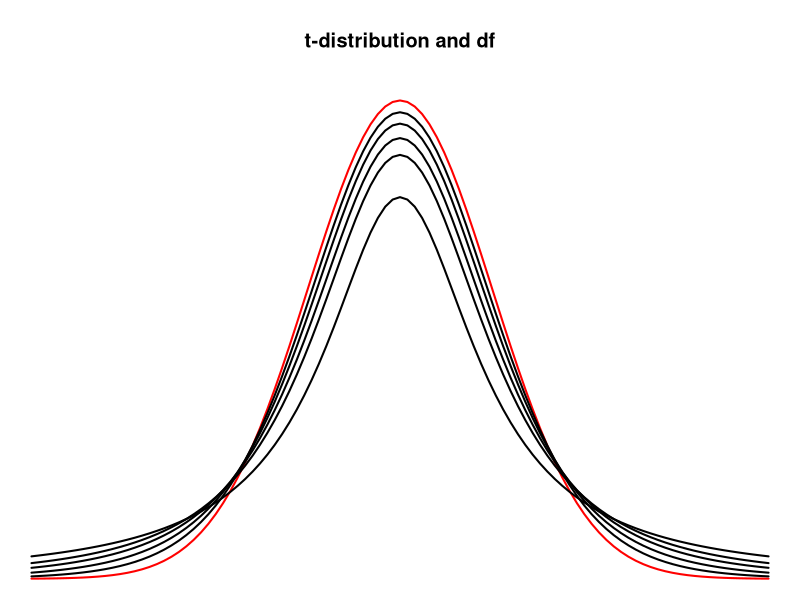

Generate this figure with R:
## ---- chunk 1
t.dists <- list(
function(x) dt(x, df = 1),
function(x) dt(x, df = 2),
function(x) dt(x, df = 3),
function(x) dt(x, df = 5),
function(x) dt(x, df = 10)
)

{
    par(mar = c(.1, .1, 4, .1))    
    plot.new()
    plot.window(xlim = c(-4,4), ylim = c(0,0.4))
    title("t-distribution and df")
curve(dnorm, -4, 4, add = TRUE, col="red", lwd = 2)
for (t.dist in t.dists) {
    curve(t.dist, 4, -4, add = TRUE, lwd = 2)
}
}
